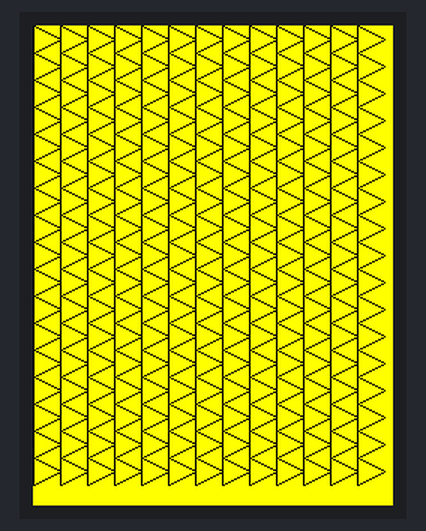
A sketch run on a simulated Arduino Uno, built with avr-gcc and run on an emulated ATmega328P. Parts: 240×320 colour display. What the sketch prints to the serial monitor is not drawn.

Above: at 1.1 s.

The sketch:

Ej1_triangleGrid.ino
```cpp
#include <SPFD5408_Adafruit_GFX.h>    // Core graphics library
#include <SPFD5408_Adafruit_TFTLCD.h> // Hardware-specific library

//Arduino UNO Pin Definition
#define LCD_CS A3 // Chip Select goes to Analog 3
#define LCD_CD A2 // Command/Data goes to Analog 2
#define LCD_WR A1 // LCD Write goes to Analog 1
#define LCD_RD A0 // LCD Read goes to Analog 0
#define LCD_RESET A4 // Can alternately just connect to Arduino's reset pin

// Assign human-readable names to some common 16-bit color values:
#define  BLACK   0x0000
#define BLUE    0x001F
#define RED     0xF800
#define GREEN   0x07E0
#define CYAN    0x07FF
#define MAGENTA 0xF81F
#define YELLOW  0xFFE0
#define WHITE   0xFFFF

//Declaracion objeto TFT
Adafruit_TFTLCD tft(LCD_CS, LCD_CD, LCD_WR, LCD_RD, LCD_RESET);

//Variables globales de TFT y de malla
int width, height;
  //Numero de filas, columnas, anchura y altura de subpixel
int col, row;

void setup() {
  Serial.begin(9600);
  tft.begin(0x9341); // SDFP5408

  tft.setRotation(0);
  tft.fillScreen(YELLOW);

  width = tft.width();
  height = tft.height();

  //La malla será en este momento triangular con unas dimensiones definidas
  // y una disposición que nos permita acceder a cada uno de estos triangulos mediante la definicion de la fila y la columna que queremos dibujar.

  //Para ello, vamos a crear esta malla en función de las columnas que tenemos, ya que existe una relacion de dimension definida con las aristas de cada triangulo

  //Numero de columnas *Solo necesitamos conocer las columnas, ya que las filas las calcularemos mediante una formula trigonometricae base a este numero.
  col = 13;

  trianglegrid(col, row, BLACK);
}

void loop() {

}

void trianglegrid(int8_t col, int8_t row, uint16_t color){

    //Calculamos cuantos pixeles hay que dibujar de ancho para cada triangulo.
    float w = width/col;

    //Conociendo el ancho de columna, establecemos la altura de cada triangulo con la siguiente formula.
    float h = w*sqrt(4/3);

    //Sabiendo la altura total de la pantalla de cada triangulo, podemos calcular el numero de filas que vamos a dibujar dentro del bucle
    int n_rows = height/h;

    //Comenzamos dibujando las columnas
    for (int i = 0; i <= col; ++i){

      //Esta funcion sirve para crear un limite superior con la mitad de un triangulo. Esto sirve para establecer la referencia del primer triangulo.
      //tft.drawTriangle(   w*(i-1), 0, w*i, 0 , w*(i-1), h/2, color);

      for (int j = 0; j <= n_rows; ++j){
        //Para seguir un orden vamos a crear triangulos sucesivos para comprobar como evolucionan los parametros i, j con las variables w y h
        //Comenzamos a dibujar el primer triangulo desde el punto inicial (0,0)
        //tft.drawTriangle(   0, h*(j-1), w, h*j-h/2 , 0, h*j, color);
        //tft.drawTriangle(   w, h*(j-1), 2*w, h*j-h/2 , w, h*j, color);
        //tft.drawTriangle(   2*w, h*(j-1), 3*w, h*j-h/2 , 2*w, h*j, color);
        //------

        // P1_X, P1_Y , P2_X, P2_Y, P3_X, P3_Y
        tft.drawTriangle(   w*(i-1), h*(j-1), w*i, h*j-h/2 , w*(i-1), h*j, color);


        if(j== 0){
          Serial.print("Distancia de la malla triangular en X: ");
          Serial.println(w*(i-1));
          Serial.println("--------");
        }

      }
    }
    //Border Correction
    /*
    tft.drawFastHLine(-2, -1, width,  color);
    tft.drawFastVLine(-2, -1, height,  color);
    tft.drawFastVLine(-1, -1, height,  color);
    */
  }
```
